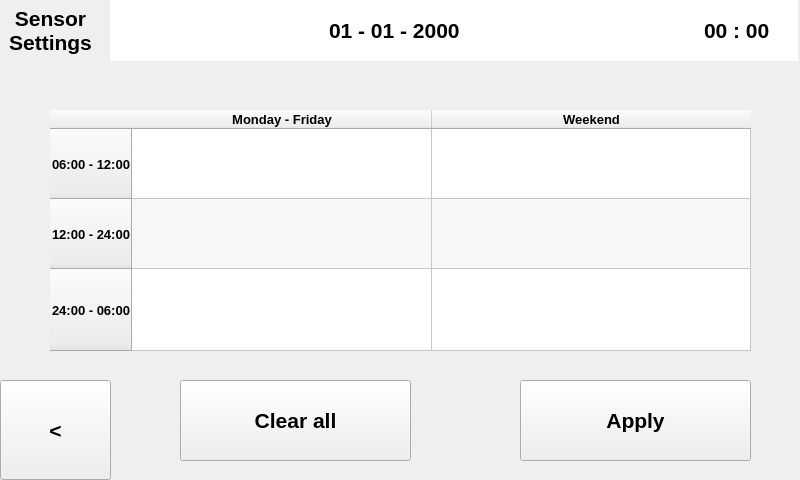
<?xml version="1.0" encoding="UTF-8"?>
<ui version="4.0">
 <class>ProgramSettingsWindow</class>
 <widget class="QMainWindow" name="ProgramSettingsWindow">
  <property name="geometry">
   <rect>
    <x>0</x>
    <y>0</y>
    <width>800</width>
    <height>480</height>
   </rect>
  </property>
  <property name="font">
   <font>
    <pointsize>10</pointsize>
   </font>
  </property>
  <property name="windowTitle">
   <string>MainWindow</string>
  </property>
  <widget class="QWidget" name="centralwidget">
   <widget class="QTimeEdit" name="timeEdit">
    <property name="geometry">
     <rect>
      <x>677</x>
      <y>0</y>
      <width>121</width>
      <height>61</height>
     </rect>
    </property>
    <property name="font">
     <font>
      <pointsize>16</pointsize>
      <weight>75</weight>
      <bold>true</bold>
      <kerning>true</kerning>
     </font>
    </property>
    <property name="wrapping">
     <bool>false</bool>
    </property>
    <property name="frame">
     <bool>false</bool>
    </property>
    <property name="alignment">
     <set>Qt::AlignCenter</set>
    </property>
    <property name="readOnly">
     <bool>true</bool>
    </property>
    <property name="buttonSymbols">
     <enum>QAbstractSpinBox::NoButtons</enum>
    </property>
    <property name="displayFormat">
     <string>HH : mm</string>
    </property>
   </widget>
   <widget class="QDateEdit" name="dateEdit">
    <property name="geometry">
     <rect>
      <x>110</x>
      <y>0</y>
      <width>571</width>
      <height>61</height>
     </rect>
    </property>
    <property name="font">
     <font>
      <pointsize>16</pointsize>
      <weight>75</weight>
      <bold>true</bold>
      <kerning>true</kerning>
     </font>
    </property>
    <property name="inputMethodHints">
     <set>Qt::ImhDate</set>
    </property>
    <property name="wrapping">
     <bool>false</bool>
    </property>
    <property name="frame">
     <bool>false</bool>
    </property>
    <property name="alignment">
     <set>Qt::AlignCenter</set>
    </property>
    <property name="readOnly">
     <bool>true</bool>
    </property>
    <property name="buttonSymbols">
     <enum>QAbstractSpinBox::NoButtons</enum>
    </property>
    <property name="displayFormat">
     <string>dd - MM - yyyy</string>
    </property>
   </widget>
   <widget class="QPushButton" name="PB_goBack">
    <property name="geometry">
     <rect>
      <x>0</x>
      <y>380</y>
      <width>111</width>
      <height>100</height>
     </rect>
    </property>
    <property name="font">
     <font>
      <pointsize>16</pointsize>
      <weight>75</weight>
      <bold>true</bold>
     </font>
    </property>
    <property name="text">
     <string>&lt;</string>
    </property>
   </widget>
   <widget class="QLabel" name="label_ValveSettings">
    <property name="geometry">
     <rect>
      <x>-10</x>
      <y>0</y>
      <width>121</width>
      <height>61</height>
     </rect>
    </property>
    <property name="font">
     <font>
      <pointsize>16</pointsize>
      <weight>75</weight>
      <bold>true</bold>
     </font>
    </property>
    <property name="text">
     <string>Sensor
Settings</string>
    </property>
    <property name="alignment">
     <set>Qt::AlignCenter</set>
    </property>
   </widget>
   <widget class="QPushButton" name="PB_apply">
    <property name="geometry">
     <rect>
      <x>520</x>
      <y>380</y>
      <width>231</width>
      <height>81</height>
     </rect>
    </property>
    <property name="font">
     <font>
      <pointsize>16</pointsize>
      <weight>75</weight>
      <bold>true</bold>
     </font>
    </property>
    <property name="text">
     <string>Apply</string>
    </property>
   </widget>
   <widget class="QLabel" name="label_ValveName">
    <property name="geometry">
     <rect>
      <x>210</x>
      <y>50</y>
      <width>361</width>
      <height>61</height>
     </rect>
    </property>
    <property name="font">
     <font>
      <pointsize>16</pointsize>
      <weight>75</weight>
      <bold>true</bold>
     </font>
    </property>
    <property name="text">
     <string>&lt;Room Name Here&gt;</string>
    </property>
    <property name="alignment">
     <set>Qt::AlignCenter</set>
    </property>
   </widget>
   <widget class="QPushButton" name="PB_clearAll">
    <property name="geometry">
     <rect>
      <x>180</x>
      <y>380</y>
      <width>231</width>
      <height>81</height>
     </rect>
    </property>
    <property name="font">
     <font>
      <pointsize>16</pointsize>
      <weight>75</weight>
      <bold>true</bold>
     </font>
    </property>
    <property name="text">
     <string>Clear all</string>
    </property>
   </widget>
   <widget class="QTableWidget" name="tableWidget">
    <property name="geometry">
     <rect>
      <x>50</x>
      <y>110</y>
      <width>701</width>
      <height>241</height>
     </rect>
    </property>
    <property name="font">
     <font>
      <pointsize>10</pointsize>
      <weight>75</weight>
      <bold>true</bold>
     </font>
    </property>
    <property name="frameShape">
     <enum>QFrame::NoFrame</enum>
    </property>
    <property name="frameShadow">
     <enum>QFrame::Plain</enum>
    </property>
    <property name="lineWidth">
     <number>1</number>
    </property>
    <property name="editTriggers">
     <set>QAbstractItemView::AllEditTriggers</set>
    </property>
    <property name="alternatingRowColors">
     <bool>true</bool>
    </property>
    <property name="gridStyle">
     <enum>Qt::SolidLine</enum>
    </property>
    <property name="cornerButtonEnabled">
     <bool>false</bool>
    </property>
    <property name="rowCount">
     <number>3</number>
    </property>
    <property name="columnCount">
     <number>2</number>
    </property>
    <attribute name="horizontalHeaderDefaultSectionSize">
     <number>300</number>
    </attribute>
    <attribute name="horizontalHeaderShowSortIndicator" stdset="0">
     <bool>false</bool>
    </attribute>
    <attribute name="horizontalHeaderStretchLastSection">
     <bool>true</bool>
    </attribute>
    <attribute name="verticalHeaderDefaultSectionSize">
     <number>70</number>
    </attribute>
    <attribute name="verticalHeaderStretchLastSection">
     <bool>true</bool>
    </attribute>
    <row>
     <property name="text">
      <string>06:00 - 12:00</string>
     </property>
     <property name="textAlignment">
      <set>AlignCenter</set>
     </property>
    </row>
    <row>
     <property name="text">
      <string>12:00 - 24:00</string>
     </property>
     <property name="textAlignment">
      <set>AlignCenter</set>
     </property>
    </row>
    <row>
     <property name="text">
      <string>24:00 - 06:00</string>
     </property>
     <property name="textAlignment">
      <set>AlignCenter</set>
     </property>
    </row>
    <column>
     <property name="text">
      <string>Monday - Friday</string>
     </property>
     <property name="textAlignment">
      <set>AlignCenter</set>
     </property>
    </column>
    <column>
     <property name="text">
      <string>Weekend</string>
     </property>
     <property name="textAlignment">
      <set>AlignCenter</set>
     </property>
    </column>
    <item row="0" column="0">
     <property name="text">
      <string/>
     </property>
     <property name="font">
      <font>
       <pointsize>16</pointsize>
       <weight>75</weight>
       <bold>true</bold>
      </font>
     </property>
     <property name="textAlignment">
      <set>AlignCenter</set>
     </property>
    </item>
    <item row="0" column="1">
     <property name="font">
      <font>
       <pointsize>16</pointsize>
       <weight>75</weight>
       <bold>true</bold>
      </font>
     </property>
     <property name="textAlignment">
      <set>AlignCenter</set>
     </property>
    </item>
    <item row="1" column="0">
     <property name="text">
      <string/>
     </property>
     <property name="font">
      <font>
       <pointsize>16</pointsize>
       <weight>75</weight>
       <bold>true</bold>
      </font>
     </property>
     <property name="textAlignment">
      <set>AlignCenter</set>
     </property>
    </item>
    <item row="1" column="1">
     <property name="text">
      <string/>
     </property>
     <property name="font">
      <font>
       <pointsize>16</pointsize>
       <weight>75</weight>
       <bold>true</bold>
      </font>
     </property>
     <property name="textAlignment">
      <set>AlignCenter</set>
     </property>
    </item>
    <item row="2" column="0">
     <property name="text">
      <string/>
     </property>
     <property name="font">
      <font>
       <pointsize>16</pointsize>
       <weight>75</weight>
       <bold>true</bold>
      </font>
     </property>
     <property name="textAlignment">
      <set>AlignCenter</set>
     </property>
    </item>
    <item row="2" column="1">
     <property name="text">
      <string/>
     </property>
     <property name="font">
      <font>
       <pointsize>16</pointsize>
       <weight>75</weight>
       <bold>true</bold>
      </font>
     </property>
     <property name="textAlignment">
      <set>AlignCenter</set>
     </property>
    </item>
   </widget>
  </widget>
 </widget>
 <resources/>
 <connections/>
</ui>
